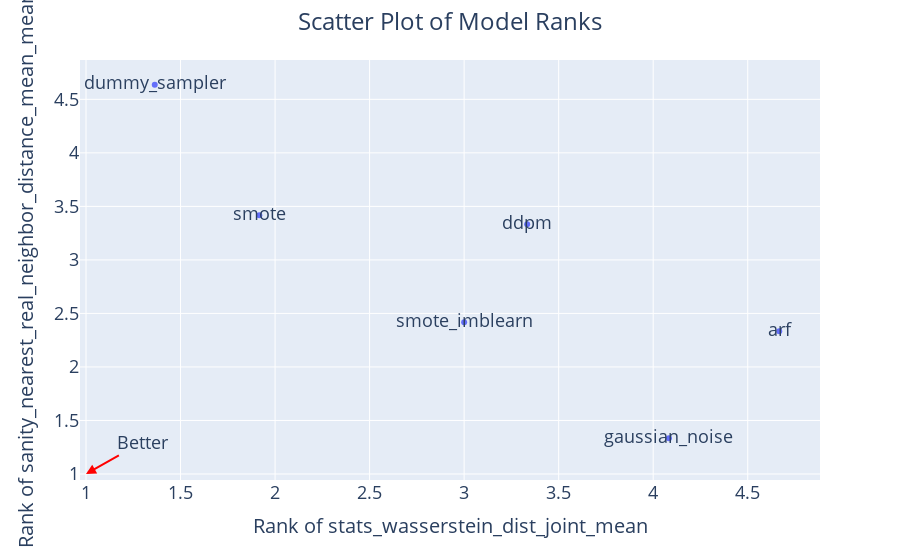

Source (notebook cell):
### Code cell
plot_two_scores(score_1 = "stats_wasserstein_dist_joint_mean", score_2 = "sanity_nearest_real_neighbor_distance_mean_mean"
)

### Figure 1 — Plotly figure (JSON) as saved in the notebook; plotly's stock layout.template omitted (floating-point values rounded to 4 significant figures)
{"data": [{"hovertemplate": "rank_stats_wasserstein_dist_joint_mean=%{x}<br>rank_sanity_nearest_real_neighbor_distance_mean_mean=%{y}<br>model_name=%{text}<extra></extra>", "legendgroup": "", "marker": {"color": "#636efa", "symbol": "circle"}, "mode": "markers+text", "name": "", "orientation": "v", "showlegend": false, "text": ["arf", "ddpm", "dummy_sampler", "gaussian_noise", "smote", "smote_imblearn"], "type": "scatter", "x": [4.667, 3.333, 1.364, 4.083, 1.917, 3], "xaxis": "x", "y": [2.333, 3.333, 4.636, 1.333, 3.417, 2.417], "yaxis": "y"}], "layout": {"annotations": [{"arrowcolor": "red", "arrowhead": 2, "arrowsize": 1, "arrowwidth": 2, "ax": 1.3, "axref": "x", "ay": 1.3, "ayref": "y", "showarrow": true, "text": "Better", "x": 1, "xref": "x", "y": 1, "yref": "y"}], "font": {"size": 18}, "legend": {"tracegroupgap": 0}, "margin": {"t": 60}, "title": {"font": {"size": 24}, "text": "Scatter Plot of Model Ranks", "x": 0.5, "xanchor": "center"}, "xaxis": {"anchor": "y", "domain": [0, 1], "title": {"font": {"size": 20}, "text": "Rank of stats_wasserstein_dist_joint_mean"}}, "yaxis": {"anchor": "x", "domain": [0, 1], "title": {"font": {"size": 20}, "text": "Rank of sanity_nearest_real_neighbor_distance_mean_mean"}}}}
